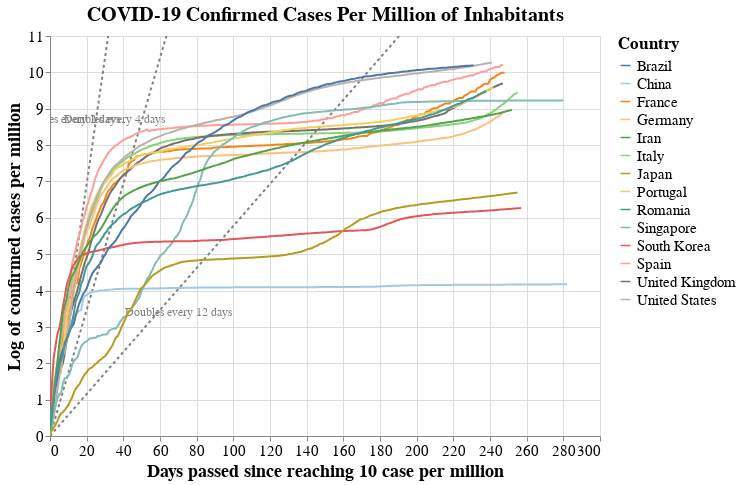

The notebook cell this image was saved under:
### Markdown cell above
## Cases Per Million of Habitants

Since reaching at least 10 cases per million

> Note: The following chart, "Cases Per Million of Habitants" is biased depending on how widely a country administers tests. Please read with caution.

> Tip: Click (Shift+ for multiple) on countries in the legend to filter the visualization.

### Code cell
#hide_input
# Stack data to get it to Altair dataframe format
data_countries_pc2 = data_countries_pc.copy()
for i in range(0,len(countries)):
    data_countries_pc2[i] = data_countries_pc2[i].reset_index()
    data_countries_pc2[i]['n_days'] = data_countries_pc2[i].index
    data_countries_pc2[i]['log_cases'] = np.log(data_countries_pc2[i]["total_cases"])
data_plot = data_countries_pc2[0]
for i in range(1, len(countries)):    
    data_plot = pd.concat([data_plot, data_countries_pc2[i]], axis=0)
data_plot["trend_2days"] = np.log(2)/2*data_plot["n_days"]
data_plot["trend_4days"] = np.log(2)/4*data_plot["n_days"]
data_plot["trend_12days"] = np.log(2)/12*data_plot["n_days"]
data_plot["trend_2days_label"] = "Doubles every 2 days"
data_plot["trend_4days_label"] = "Doubles evey 4 days"
data_plot["trend_12days_label"] = "Doubles every 12 days"


# Plot it using Altair
source = data_plot

scales = alt.selection_interval(bind='scales', zoom=False)
selection = alt.selection_multi(fields=['location'], bind='legend')

base = alt.Chart(source, title = "COVID-19 Confirmed Cases Per Million of Inhabitants").encode(
    x = alt.X('n_days:Q', title = "Days passed since reaching 10 case per million"),
    y = alt.Y("log_cases:Q",title = "Log of confirmed cases per million"),
    color = alt.Color('location:N', legend=alt.Legend(title="Country", labelFontSize=15, titleFontSize=17),
                     scale=alt.Scale(scheme='tableau20')),
    opacity = alt.condition(selection, alt.value(1), alt.value(0.1))
).properties(
    width=chart_width,
    height=chart_height
)

lines = base.mark_line().add_selection(
    scales
).add_selection(
    selection
)

trend_2d = alt.Chart(source).encode(
    x = "n_days:Q",
    y = alt.Y("trend_2days:Q",  scale=alt.Scale(domain=(0, max(data_plot["log_cases"])))),
).mark_line( strokeDash=[3,3], color="grey")

labels = pd.DataFrame([{'label': 'Doubles every 2 days', 'x_coord': 13, 'y_coord': 8.3},
                       {'label': 'Doubles every 4 days', 'x_coord': 37.5, 'y_coord': 8.3},
                       {'label': 'Doubles every 12 days', 'x_coord': 71, 'y_coord': 3},
                      ])
trend_label = (alt.Chart(labels)
                    .mark_text(align='left', dx=-55, dy=-15, fontSize=12, color="grey")
                    .encode(x='x_coord:Q',
                            y='y_coord:Q',
                            text='label:N')
                   )


trend_4d = alt.Chart(source).mark_line(color="grey", strokeDash=[3,3]).encode(
    x = "n_days:Q",
    y = alt.Y("trend_4days:Q",  scale=alt.Scale(domain=(0, max(data_plot["log_cases"])))),
)

trend_12d = alt.Chart(source).mark_line(color="grey", strokeDash=[3,3]).encode(
    x = "n_days:Q",
    y = alt.Y("trend_12days:Q",  scale=alt.Scale(domain=(0, max(data_plot["log_cases"])))),
)

(
(trend_2d  + trend_4d + trend_12d + trend_label + lines)
.configure_title(fontSize=20)
.configure_axis(labelFontSize=15,titleFontSize=18)
)

### Figure 1 — Vega-Lite specification as saved in the notebook (floating-point values rounded to 4 significant figures; data arrays with more than 128 entries replaced by an {"elided": "..."} marker saying what was removed)
{"config": {"view": {"continuousWidth": 400, "continuousHeight": 300}, "axis": {"labelFontSize": 15, "titleFontSize": 18}, "title": {"fontSize": 20}}, "layer": [{"mark": {"type": "line", "color": "grey", "strokeDash": [3, 3]}, "encoding": {"x": {"type": "quantitative", "field": "n_days"}, "y": {"type": "quantitative", "field": "trend_2days", "scale": {"domain": [0, 10.27]}}}}, {"mark": {"type": "line", "color": "grey", "strokeDash": [3, 3]}, "encoding": {"x": {"type": "quantitative", "field": "n_days"}, "y": {"type": "quantitative", "field": "trend_4days", "scale": {"domain": [0, 10.27]}}}}, {"mark": {"type": "line", "color": "grey", "strokeDash": [3, 3]}, "encoding": {"x": {"type": "quantitative", "field": "n_days"}, "y": {"type": "quantitative", "field": "trend_12days", "scale": {"domain": [0, 10.27]}}}}, {"data": {"name": "data-e959928753c3bc7a180110de9be9cd1c"}, "mark": {"type": "text", "align": "left", "color": "grey", "dx": -55, "dy": -15, "fontSize": 12}, "encoding": {"text": {"type": "nominal", "field": "label"}, "x": {"type": "quantitative", "field": "x_coord"}, "y": {"type": "quantitative", "field": "y_coord"}}}, {"data": {"name": "data-a686d18a303d364e60b0cc9f0c51c84c"}, "mark": "line", "encoding": {"color": {"type": "nominal", "field": "location", "legend": {"labelFontSize": 15, "title": "Country", "titleFontSize": 17}, "scale": {"scheme": "tableau20"}}, "opacity": {"condition": {"value": 1, "selection": "selector004"}, "value": 0.1}, "x": {"type": "quantitative", "field": "n_days", "title": "Days passed since reaching 10 case per million"}, "y": {"type": "quantitative", "field": "log_cases", "title": "Log of confirmed cases per million"}}, "height": 400, "selection": {"selector003": {"type": "interval", "bind": "scales", "zoom": false}, "selector004": {"type": "multi", "fields": ["location"], "bind": "legend"}}, "title": "COVID-19 Confirmed Cases Per Million of Inhabitants", "width": 550}], "data": {"name": "data-a686d18a303d364e60b0cc9f0c51c84c"}, "$schema": "https://vega.github.io/schema/vega-lite/v4.8.1.json", "datasets": {"data-a686d18a303d364e60b0cc9f0c51c84c": {"elided": "3536 records"}, "data-e959928753c3bc7a180110de9be9cd1c": [{"label": "Doubles every 2 days", "x_coord": 13.0, "y_coord": 8.3}, {"label": "Doubles every 4 days", "x_coord": 37.5, "y_coord": 8.3}, {"label": "Doubles every 12 days", "x_coord": 71.0, "y_coord": 3.0}]}}
